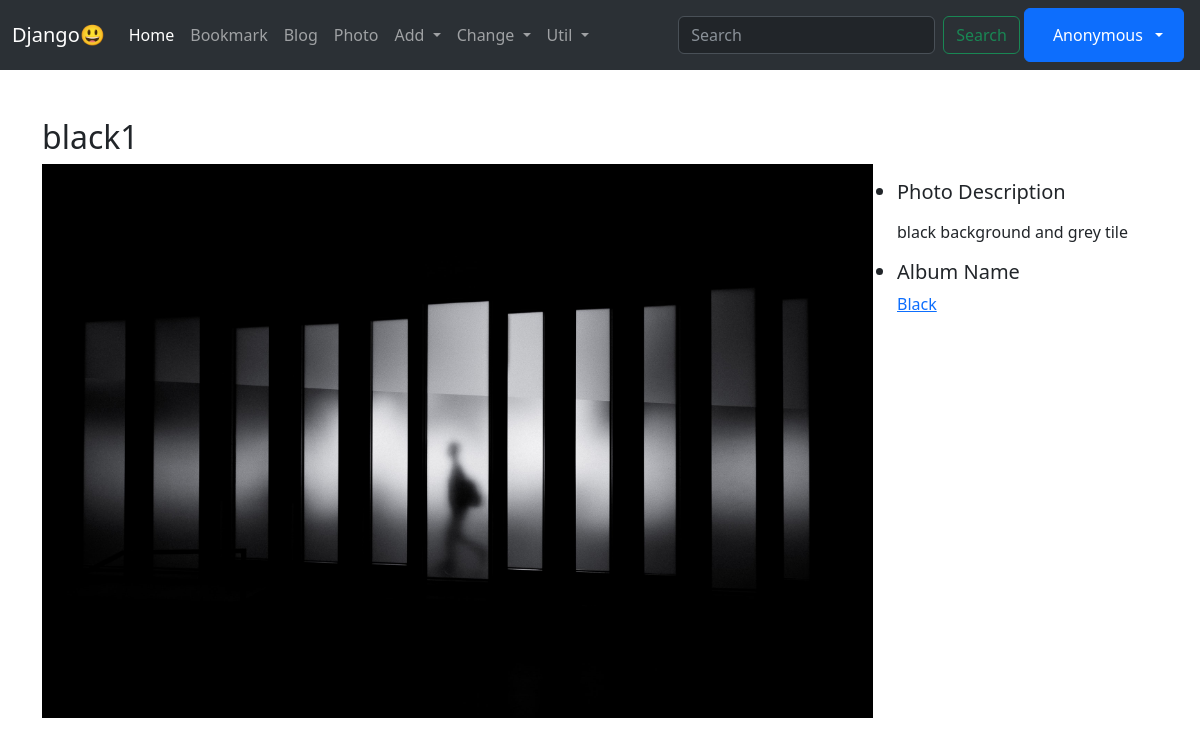
Screenshot of /photo/photo/5/ with the database file from the repository.
### photo/models.py (models this page shows, shortened)
class Photo(models.Model):
    album = models.ForeignKey(Album, on_delete=models.CASCADE)
    title = models.CharField('TITLE', max_length=30)
    description = models.TextField('Photo Description', blank=True)
    image = ThumbnailImageField(upload_to='photo/%Y/%m') # /%Y/%m 의 의미는 /2023/04/ 처럼 디렉터리를 만들기 위함이다.
    upload_dt = models.DateTimeField('Upload Date', auto_now_add=False)
    class Meta:
        ordering = ('title'),

class Album(models.Model):
    name = models.CharField(max_length=30)
    description = models.CharField('One Line Description', max_length=100, blank=True)
    class Meta:
        ordering = ('name'),

### photo/views.py (the view)
# urls.py: path('photo/<int:pk>/', views.PhotoDV.as_view(), name='photo_detail'),
class PhotoDV(DetailView):
    model = Photo

### photo/templates/photo/photo_detail.html (shortened to what this page needs)
{% extends "base.html" %}
{% block content %}
 <h2 class="mt-5">{{ object.title }}</h2>
 <div class="row">
    <div class="col-md-9">
        <a href="{{ object.image.url }}"><img src="{{ object.image.url }}" style="width: 100%;"></a>
    </div>
    <ul class="col-md-3 mt-3">
        <li class="h5">Photo Description</li>
            {% if object.description %} <p>{{ object.description|linebreaks }}</p>
            {% else %}<p>(blank)</p> {% endif %}
        <li class="h5">Album Name</li>
            <p class="font-italic">
                <a href="{% url 'photo:album_detail' object.album.id %}">{{ object.album.name }}</a>
            </p>
    </ul>
 </div>
{% endblock content %}

### rows the page displays
Photo: title "black1", image (picture), description "black background and grey tile", album.name "Black"
